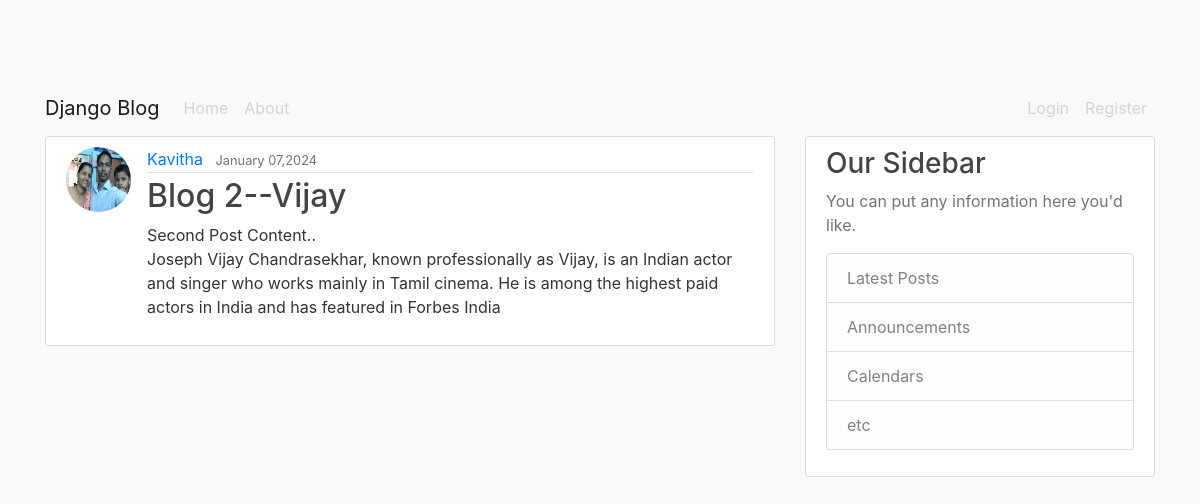
The app's page /post/2/ with its own data.
### firstapp/models.py (models this page shows, shortened)
class Post(models.Model):
    title = models.CharField(max_length=100)
    content = models.TextField()
    date_posted = models.DateTimeField(default=timezone.now)
    author = models.ForeignKey(User,on_delete = models.CASCADE)

### users/models.py (models this page shows)
class Profile(models.Model):
    user = models.OneToOneField(User,on_delete=models.CASCADE)
    image = models.ImageField(default='default.jpg',upload_to='profile_pics')

### firstapp/views.py (the view)
# urls.py: path('post/<int:pk>/', PostDetailView.as_view(), name='post-detail'),
class PostDetailView(DetailView):
    model = Post

### firstapp/templates/firstapp/post_detail.html (shortened to what this page needs)
{% extends "firstapp/base.html" %}
{% block content %}
         <article class="media content-section">
            <img class="rounded-circle article-img" src="{{ object.author.profile.image.url }}">
           <div class="media-body">
             <div class="article-metadata">
               <a class="mr-2" href="{% url 'user-posts' object.author.username %}">{{ object.author }}</a>
               <small class="text-muted">{{ object.date_posted|date:"F d,Y" }}</small>
             </div>
             <h2 class="article-title">{{ object.title }}</h2>
             <p class="article-content">{{ object.content }}</p>
           </div>
         </article>
{% endblock content %}

### firstapp/static/firstapp/main.css (style rules this page uses)
body { background: #fafafa; color: #333333; margin-top: 5rem; }
h1, h2, h3, h4, h5, h6 { color: #444444; }
.content-section { background: #ffffff; padding: 10px 20px; border: 1px solid #dddddd; border-radius: 3px; margin-bottom: 20px; }
.article-title { color: #444444; }
.article-content { white-space: pre-line; }
.article-img { height: 65px; width: 65px; margin-right: 16px; }
.article-metadata { padding-bottom: 1px; margin-bottom: 4px; border-bottom: 1px solid #e3e3e3 }

### records on screen
Post: author.profile.image (picture), author "Kavitha", date_posted "January 07,2024", title "Blog 2--Vijay", content "Second Post Content.. Joseph Vijay Chandrasekhar, known professionally as Vijay, is an Indian actor and singer who works mainly in Tamil cinema. He is among the highest paid actors in India and has featured in Forbes India"
